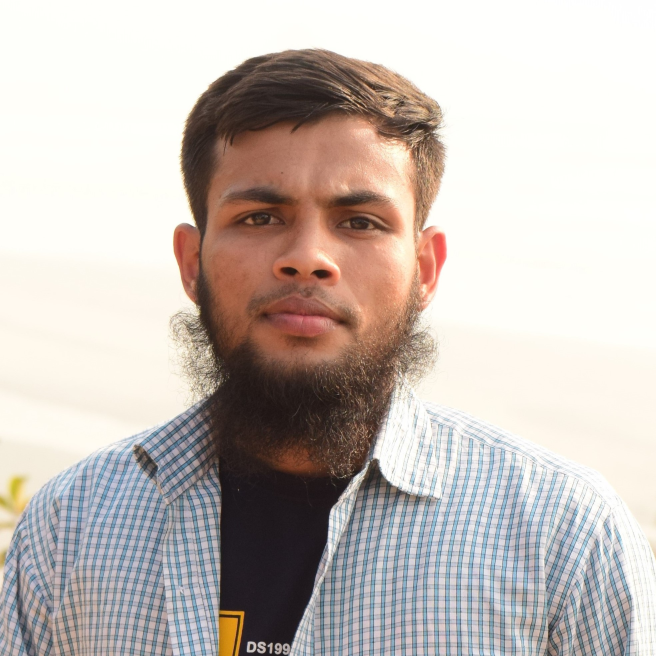
#> input picture myph2.JPG, 1968 x 1968 px, found by its file name (shown at 1/3 size)
$ python 'Lab_2(a).py'
#> lines starting #> are read from the running program, lines starting #| are printed output that depends on the picture
import numpy as np
import cv2
import matplotlib.pyplot as plt

path = 'Digital Image Processing/myph2.jpg'
img = cv2.imread(path,0)
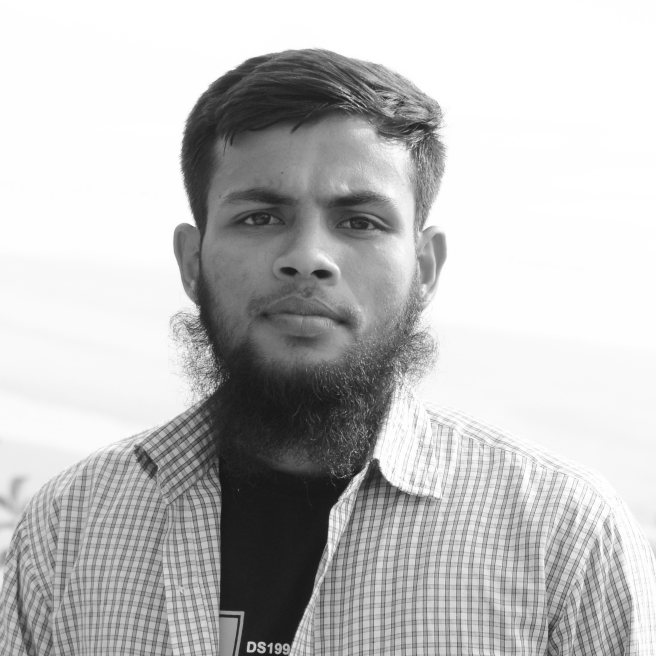
#> img: shape (1968, 1968) (shown at 1/3 size); min 19, max 255, mean 190.8
img = cv2.resize(img,(512,512))
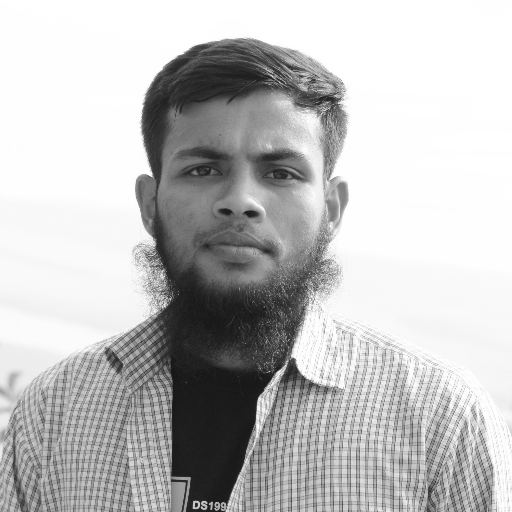
#> img: shape (512, 512); min 21, max 255, mean 190.7

h,w = img.shape
#> h = 512; w = 512

plt.figure(figsize=(12,6))
plt.subplot(2,2,1)
plt.imshow(img, cmap = 'gray')
plt.title('Original Image')

min_range, max_range = 100,200


for i in range(h):
    for j in range(w):
        if img[i,j]>min_range and img[i,j] < max_range:
            img[i,j] +=50
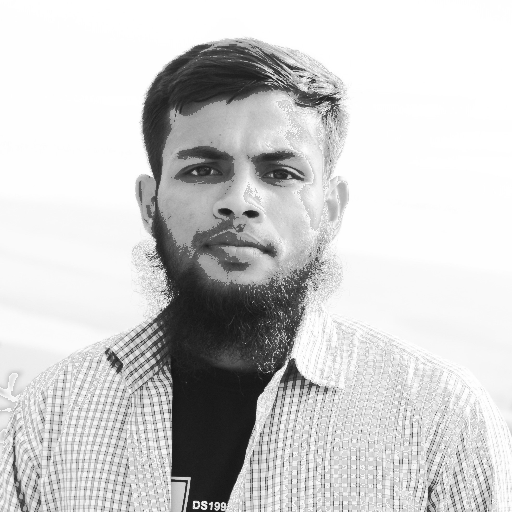
#> img: shape (512, 512); min 21, max 255, mean 204.9


plt.subplot(2,2,2)
plt.imshow(img, cmap = 'gray')
plt.title('piecewise trensform Image')


plt.tight_layout()
plt.show()
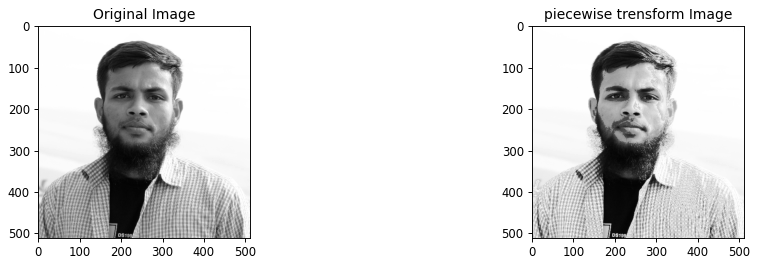
#> figure drawn by matplotlib, 2 panels

$ run again, with myph1.jpg copied over myph2.JPG
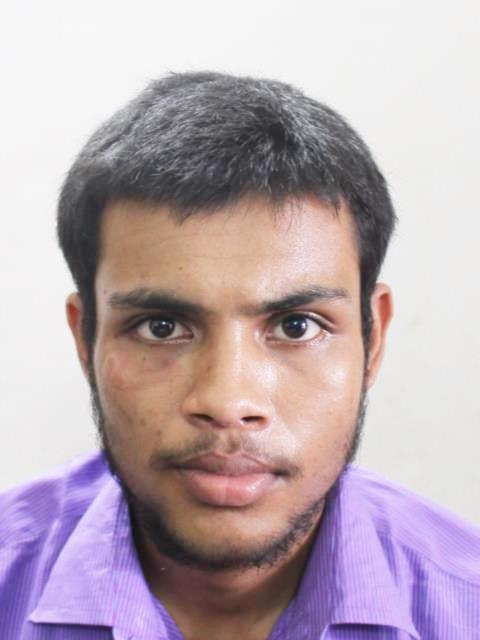
#> input picture myph1.jpg, 480 x 640 px, found by its file name
#> after the loop `for i in range(h):`:
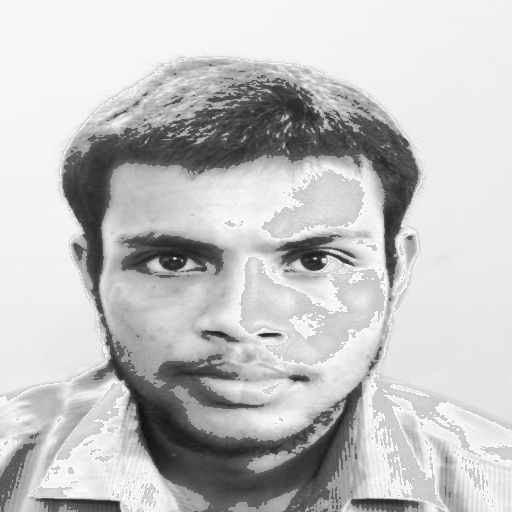
#> img: shape (512, 512); min 13, max 250, mean 194.2
#> `plt.show()`:
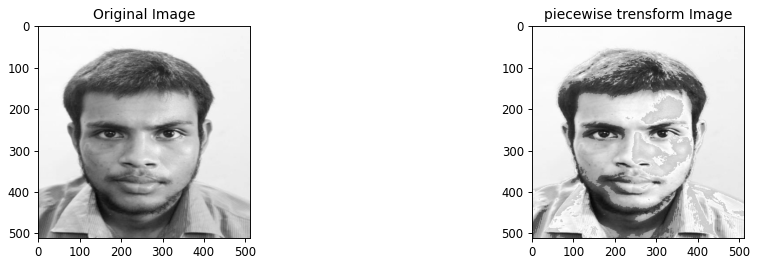
#> figure drawn by matplotlib, 2 panels
